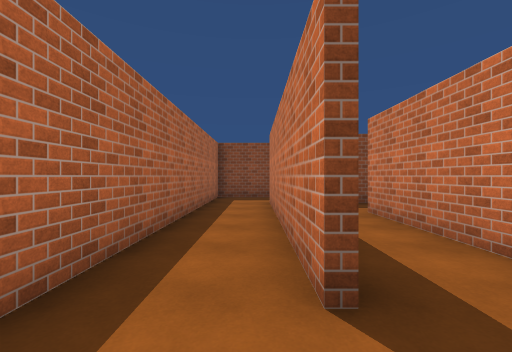
view 1 (above)

24 first-person views from a walk through a Unity game level. The camera is 1.4 m above the floor, looks level and sees 90° across. The floor is counted in squares, 1.8 m on a side. Each view is taken from the middle of a square. On the plan, view 1 faces up. The plan holds only what a view shows up to about 10 squares ahead; the rest is blank. The place goes on beyond the plan. The player is left out. Surface patterns are stand-ins for the level's own textures.

view 2
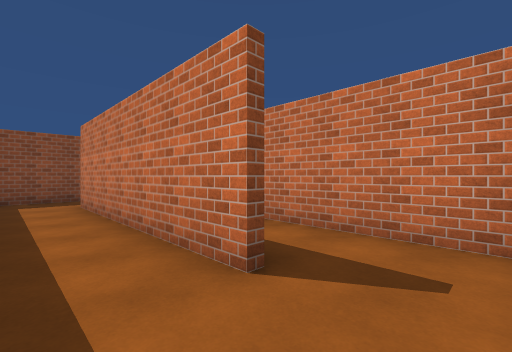

view 3
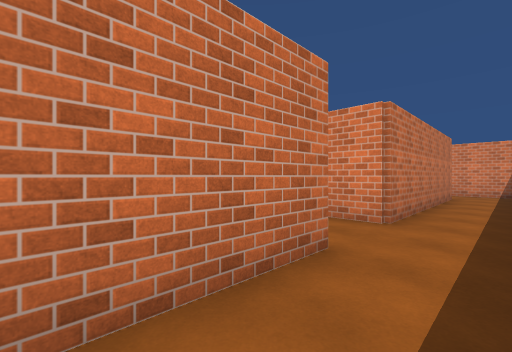

view 4
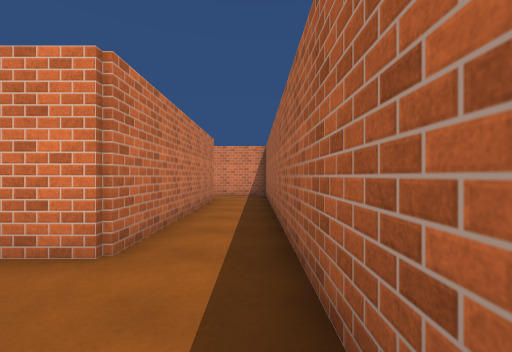

view 5
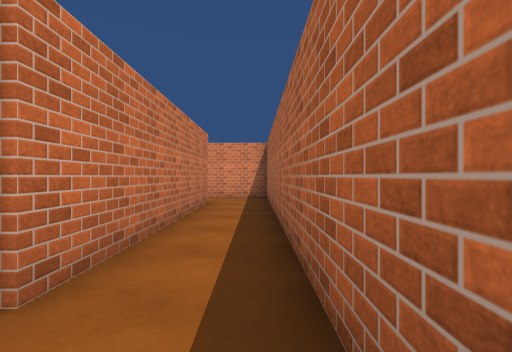

view 6
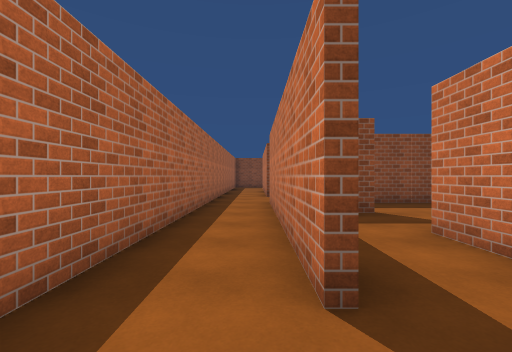

view 7
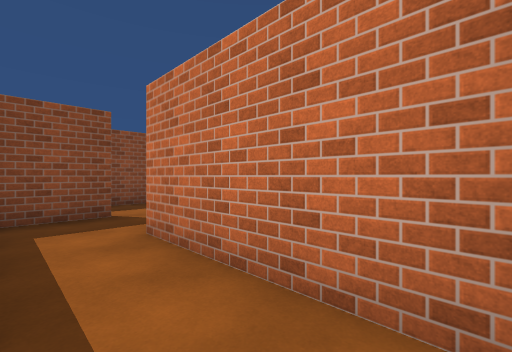

view 8
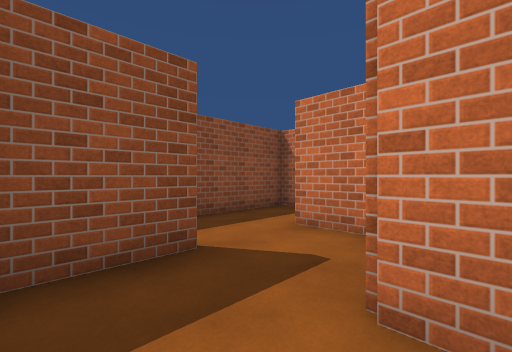

view 9
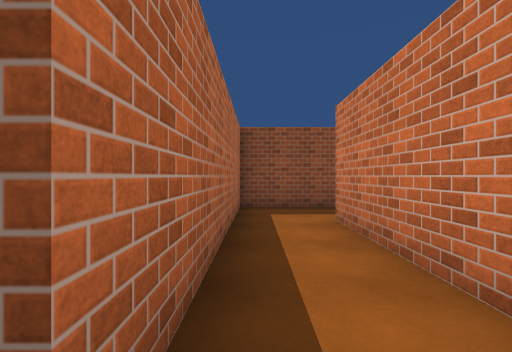

view 10
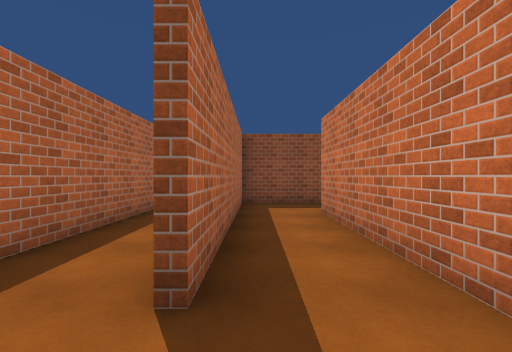

view 11
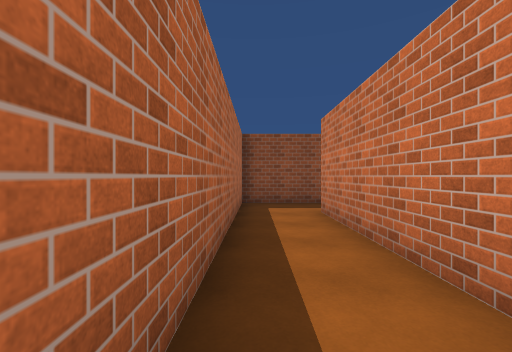

view 12
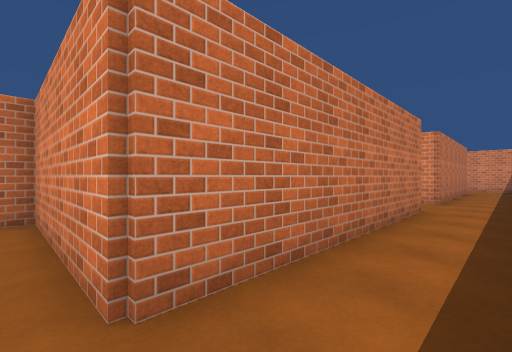

view 13
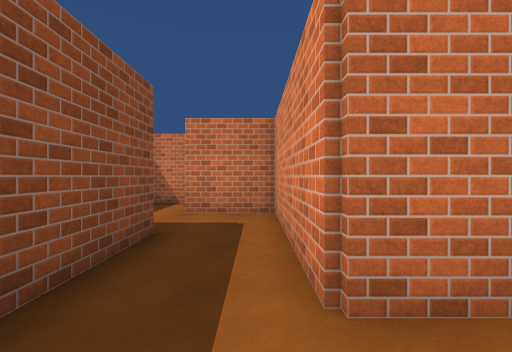

view 14
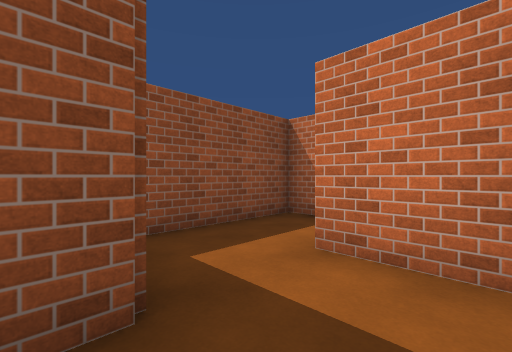

view 15
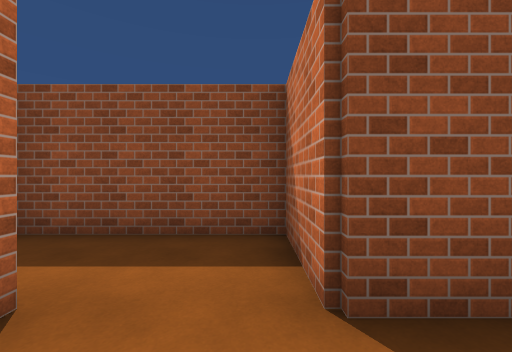

view 16
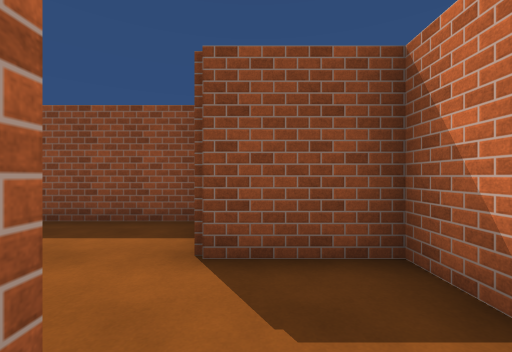

view 17
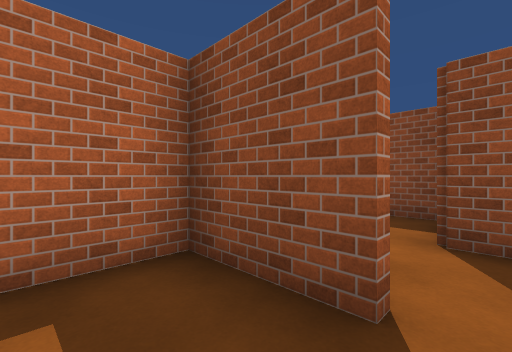

view 18
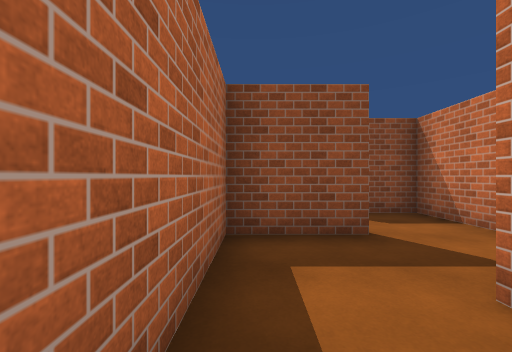

view 19
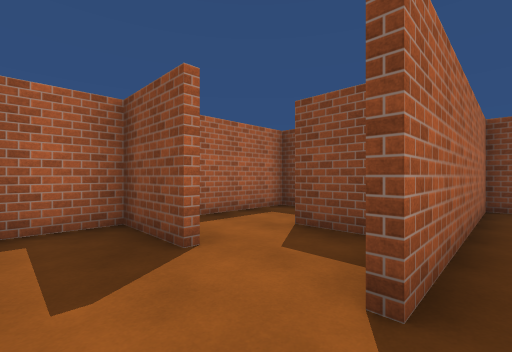

view 20
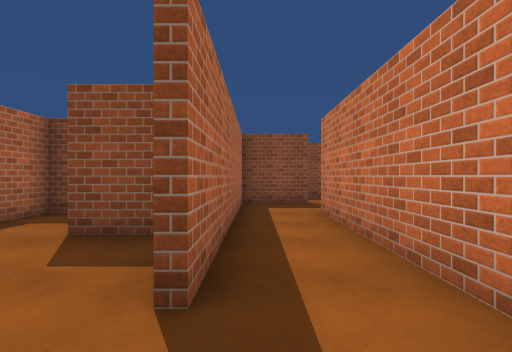

view 21
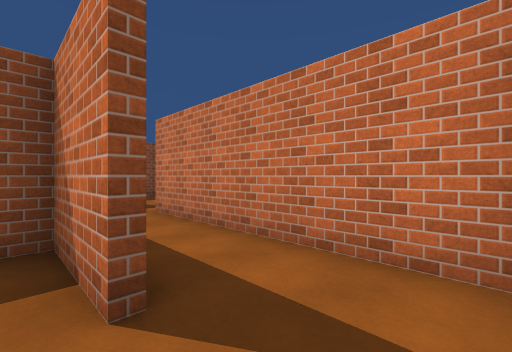

view 22
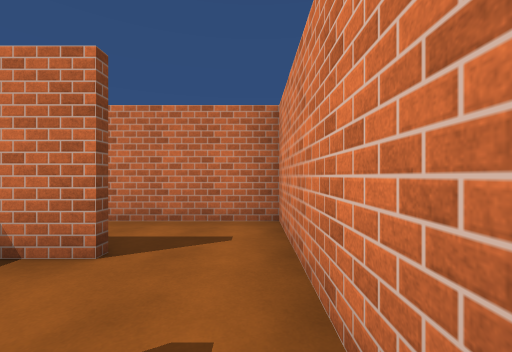

view 23
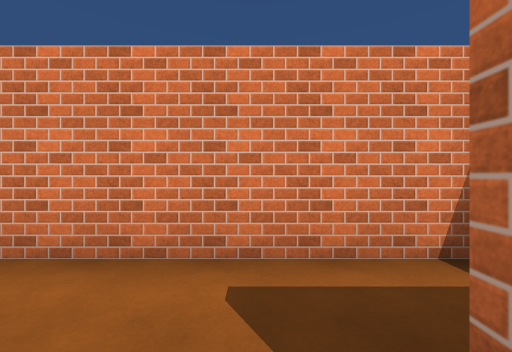

view 24
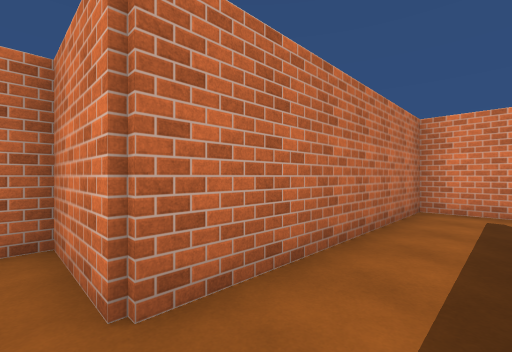

### Floor plan
Key: @ floor where view 1 was taken; # wall or solid block; . floor.
Columns run from 2 left of view 1 to 13 right of it. Each row starts with its distance up from view 1.
 12         #
 11     #####    ##
 10     #...##   .
  9 #####.#..####.
  8 #.....#...#...#
  7 #.#######.#.####
  6 #.#...#...#.#
  5 #.#.# #..##.#
  4 #.#.# #...#.#
  3 #.#.# ###...##
  2 #.#.# ##....#
  1 #...#  ######
  0 #.@.#
 -1 #.########
 -2 #.#  ...
 -3 #.###.#
 -4 #.#...#
 -5 #.#.###
 -6 #.#.#
 -7 #...#
 -8 #...#
 -9 #####

Where each view was taken, in squares from view 1:
view 1: 0 up, 0 right, facing up
view 2: 0 up, 1 left, facing up-right
view 3: 4 up, 1 left, facing down-right
view 4: 2 up, 1 left, facing down
view 5: 1 up, 1 left, facing down
view 6: 8 down, 0 right, facing up
view 7: 8 down, 1 right, facing up-right
view 8: 5 down, 1 right, facing up-right
view 9: 1 up, 1 right, facing up
view 10: 0 up, 1 right, facing up
view 11: 2 up, 1 left, facing up
view 12: 8 up, 1 left, facing down-right
view 13: 8 up, 1 left, facing right
view 14: 8 up, 2 right, facing up-right
view 15: 8 up, 6 right, facing up
view 16: 7 up, 7 right, facing up
view 17: 6 up, 7 right, facing up-left
view 18: 4 up, 5 right, facing up
view 19: 2 up, 9 right, facing up-left
view 20: 2 up, 9 right, facing up
view 21: 2 up, 8 right, facing up-right
view 22: 2 up, 6 right, facing right
view 23: 4 up, 7 right, facing down
view 24: 8 up, 9 right, facing down-right
